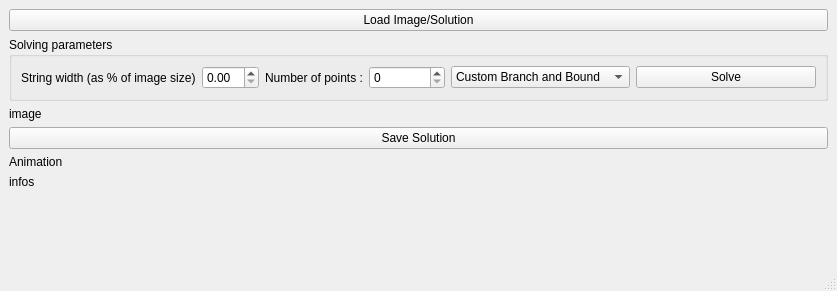
<?xml version="1.0" encoding="UTF-8"?>
<ui version="4.0">
 <class>MainWindow</class>
 <widget class="QMainWindow" name="MainWindow">
  <property name="geometry">
   <rect>
    <x>0</x>
    <y>0</y>
    <width>837</width>
    <height>291</height>
   </rect>
  </property>
  <property name="windowTitle">
   <string>MainWindow</string>
  </property>
  <widget class="QWidget" name="centralwidget">
   <layout class="QVBoxLayout" name="verticalLayout">
    <item>
     <widget class="QPushButton" name="pushButton_3">
      <property name="text">
       <string>Load Image/Solution</string>
      </property>
     </widget>
    </item>
    <item>
     <layout class="QHBoxLayout" name="horizontalLayout">
      <item>
       <widget class="QGroupBox" name="groupBox">
        <property name="sizePolicy">
         <sizepolicy hsizetype="Minimum" vsizetype="Fixed">
          <horstretch>0</horstretch>
          <verstretch>0</verstretch>
         </sizepolicy>
        </property>
        <property name="title">
         <string>Solving parameters</string>
        </property>
        <layout class="QHBoxLayout" name="horizontalLayout_2">
         <item>
          <layout class="QHBoxLayout" name="horizontalLayout_4">
           <item>
            <widget class="QLabel" name="label_3">
             <property name="text">
              <string>String width (as % of image size)</string>
             </property>
            </widget>
           </item>
           <item>
            <widget class="QDoubleSpinBox" name="doubleSpinBox"/>
           </item>
          </layout>
         </item>
         <item>
          <layout class="QHBoxLayout" name="horizontalLayout_3">
           <item>
            <widget class="QLabel" name="label_2">
             <property name="text">
              <string>Number of points :</string>
             </property>
            </widget>
           </item>
           <item>
            <widget class="QSpinBox" name="spinBox"/>
           </item>
          </layout>
         </item>
         <item>
          <widget class="QComboBox" name="comboBox">
           <item>
            <property name="text">
             <string>Custom Branch and Bound</string>
            </property>
           </item>
           <item>
            <property name="text">
             <string>Heuristic - aaa</string>
            </property>
           </item>
           <item>
            <property name="text">
             <string>Heuristic - bbb</string>
            </property>
           </item>
           <item>
            <property name="text">
             <string/>
            </property>
           </item>
          </widget>
         </item>
         <item>
          <widget class="QPushButton" name="pushButton">
           <property name="text">
            <string>Solve</string>
           </property>
          </widget>
         </item>
        </layout>
       </widget>
      </item>
     </layout>
    </item>
    <item>
     <widget class="QLabel" name="label_5">
      <property name="text">
       <string>image</string>
      </property>
     </widget>
    </item>
    <item>
     <widget class="QPushButton" name="pushButton_2">
      <property name="text">
       <string>Save Solution</string>
      </property>
     </widget>
    </item>
    <item>
     <layout class="QHBoxLayout" name="horizontalLayout_5"/>
    </item>
    <item>
     <widget class="QLabel" name="label">
      <property name="text">
       <string>Animation</string>
      </property>
     </widget>
    </item>
    <item>
     <widget class="QLabel" name="label_4">
      <property name="text">
       <string>infos</string>
      </property>
     </widget>
    </item>
    <item>
     <spacer name="verticalSpacer">
      <property name="orientation">
       <enum>Qt::Orientation::Vertical</enum>
      </property>
      <property name="sizeHint" stdset="0">
       <size>
        <width>20</width>
        <height>40</height>
       </size>
      </property>
     </spacer>
    </item>
   </layout>
  </widget>
  <widget class="QStatusBar" name="statusbar"/>
 </widget>
 <resources/>
 <connections/>
</ui>
